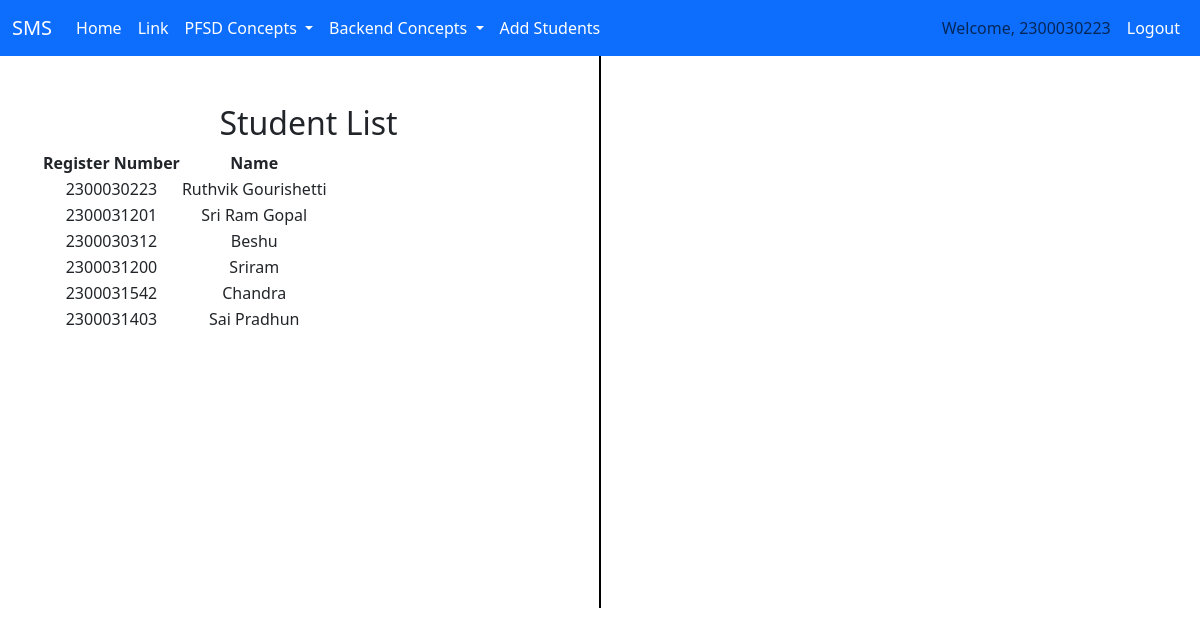
/studentList/ (signed in), run on the app's committed database.
### adminApp/models.py (models this page shows, shortened)
class StudentList(models.Model):
    Register_Number = models.CharField(max_length=20, unique=True)
    Name = models.CharField(max_length=100)
    user=models.OneToOneField(User, on_delete=models.CASCADE,null=True)

### adminApp/views.py (the view)
# urls.py: path('studentList/', views.studentList, name='studentList'),
def studentList(request):
    students = StudentList.objects.all()
    return render(request, 'adminApp/StudentList.html', {'students': students})

### templates/adminApp/StudentList.html (shortened to what this page needs)
{% extends 'Navbar/ProjectNavbar.html' %}
{% load static %}
{% block body %}
<div class="container text-center">
  <div class="row">
    <div class="col">
        <br><br>
            <h2>Student List</h2>
<table>
    <tr>
        <th>Register Number</th>
        <th>Name</th>
    </tr>
    {% for student in students %}
    <tr>
        <td>{{ student.Register_Number }}</td>
        <td>{{ student.Name }}</td>
    </tr>
    {% endfor %}
</table>
    </div>
      <br><br><br><br><br><br><br><br><br><br><br><br><br><br><br><br>
      <br><br><br><br><br><br><br>
       <div class="col-auto d-flex align-items-center">
      <div style="border-left: 2px solid black; height: 100%;"></div>
    </div>
    <div class="col">
        <br><br>
    </div>
  </div>
</div>
{% endblock %}

### templates/Navbar/ProjectNavbar.html (shortened to what this page needs)
<!DOCTYPE html>
<html lang="en">
<head>
    <link href="https://cdn.jsdelivr.net/npm/bootstrap@5.3.3/dist/css/bootstrap.min.css" rel="stylesheet">
</head>
<body>
    <nav class="navbar navbar-expand-lg bg-primary">
      <div class="container-fluid">
        <a class="navbar-brand" href="{% url 'ProjectHomePage' %}" style="color: white;">SMS</a>
        <div class="collapse navbar-collapse" id="navbarSupportedContent">
          <ul class="navbar-nav me-auto mb-2 mb-lg-0">
            <li class="nav-item">
              <a class="nav-link active" aria-current="page" href="{% url 'ProjectHomePage' %}" style="color: white;">Home</a>
            </li>
            <li class="nav-item">
              <a class="nav-link" href="#" style="color: white;">Link</a>
            </li>
            <li class="nav-item dropdown">
              <a class="nav-link dropdown-toggle" href="#" role="button" data-bs-toggle="dropdown" aria-expanded="false" style="color: white;">
                PFSD Concepts
              </a>
            </li>
            <li class="nav-item dropdown">
                <a class="nav-link dropdown-toggle" href="#" role="button" data-bs-toggle="dropdown" aria-expanded="false" style="color: white;">
                Backend Concepts
                </a>
            </li>
               <li class="nav-item">
                  <a class="nav-link" href="{% url 'addStudent' %}" style="color: white;">Add Students</a>
                </li>
          </ul>
        </div>
        <ul  class="navbar-nav ms-auto">
        <li>
                {% if user.is_authenticated %}
                <li class="nav-item">
                <span class="nav-link">Welcome, {{ user.username }}</span>
            </li>
                  <li class="nav-item">
                  <a class="nav-link" href="{% url 'logout' %}" style="color: white;">Logout</a>
                  </li>
                {% endif %}
      </ul>
      </div>
    </nav>
{% block body %}
{% endblock %}
</body>
</html>

### data on the page
StudentList: Register_Number "2300030223", Name "Ruthvik Gourishetti"
StudentList: Register_Number "2300031201", Name "Sri Ram Gopal"
StudentList: Register_Number "2300030312", Name "Beshu"
StudentList: Register_Number "2300031200", Name "Sriram"
StudentList: Register_Number "2300031542", Name "Chandra"
StudentList: Register_Number "2300031403", Name "Sai Pradhun"

### other printed values
{{ user.username }} "2300030223"
